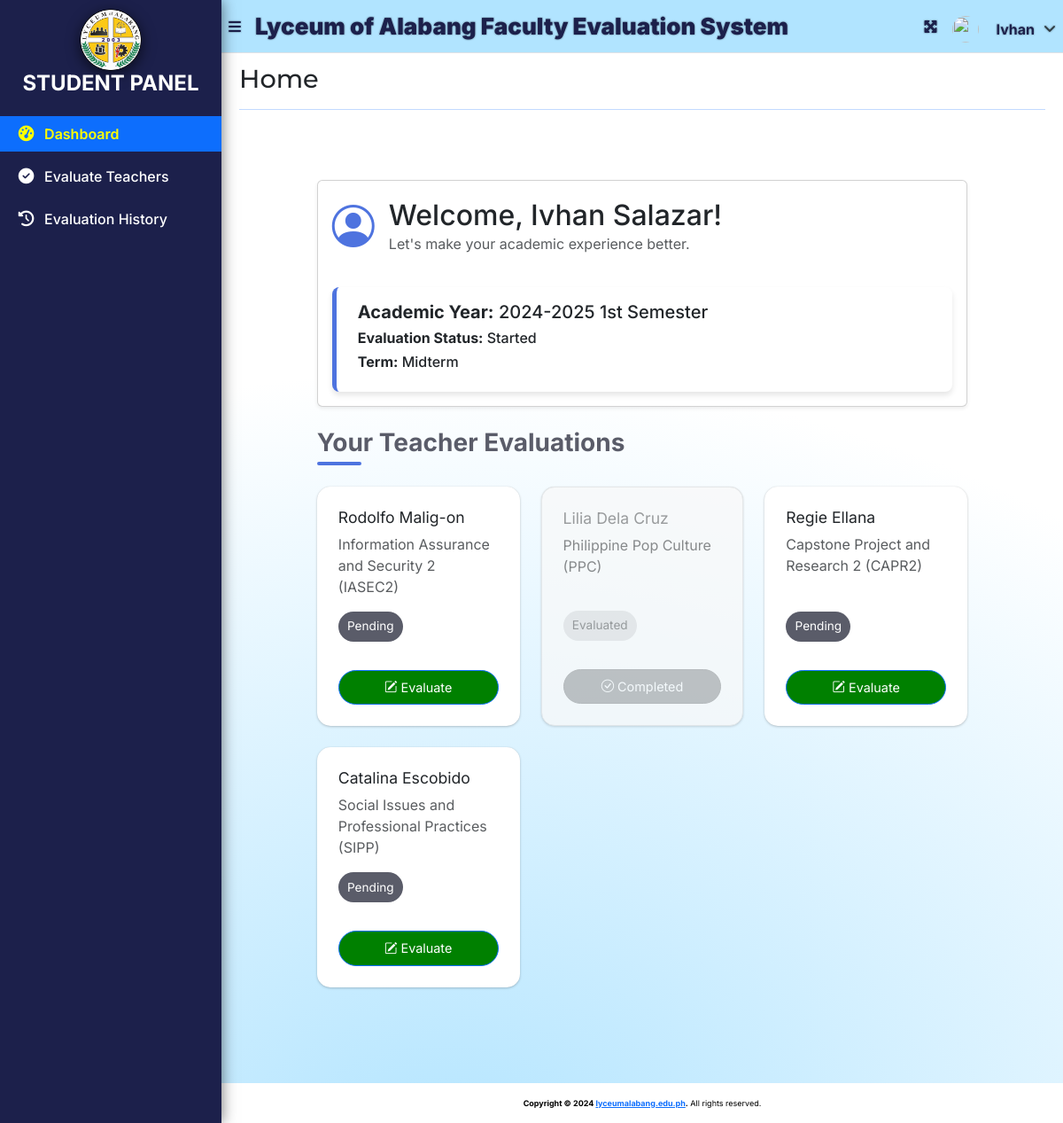
The page / (signed in) on the database its author committed.
### tables this page shows
CREATE TABLE `restriction_list` (
  `id` int(30) NOT NULL,
  `academic_id` int(30) NOT NULL,
  `faculty_id` int(30) NOT NULL,
  `class_id` int(30) NOT NULL,
  `subject_id` int(30) NOT NULL
);

CREATE TABLE `subject_list` (
  `id` int(30) NOT NULL,
  `code` varchar(50) NOT NULL,
  `subject` text NOT NULL,
  `description` text NOT NULL
);

### student/home.php (the view, shortened to what this page needs)
<?php
include('db_connect.php');
function ordinal_suffix($num){
    $num = $num % 100;
    if($num < 11 || $num > 13){
         switch($num % 10){
            case 1: return $num.'st';
        }
    }
    return $num.'th';
}
$astat = array("Not Yet Started","Started","Closed");
$academic_id = $_SESSION['academic']['id'];
$student_id = $_SESSION['login_id'];
$classif_res = $conn->query("SELECT classification FROM student_list WHERE id = $student_id");
$classification = $classif_res->fetch_assoc()['classification'] ?? 'regular';
if ($classification == 'regular') {
    $class_id = $_SESSION['login_class_id'];
    $stmt = $conn->prepare("
        SELECT
            r.id,
            s.id AS sid,
            f.id AS fid,
            CONCAT(f.firstname, ' ', f.lastname) AS faculty,
            s.code,
            s.subject,
            CASE
                WHEN el.evaluation_id IS NOT NULL THEN 1
                ELSE 0
            END AS is_evaluated
        FROM restriction_list r
        INNER JOIN faculty_list f ON f.id = r.faculty_id
        INNER JOIN subject_list s ON s.id = r.subject_id
        LEFT JOIN evaluation_list el ON el.restriction_id = r.id
            AND el.academic_id = ?
            AND el.student_id = ?
        WHERE r.academic_id = ?
          AND r.class_id = ?
        ORDER BY f.lastname ASC, f.firstname ASC
    ");
    $stmt->bind_param("iiii", $academic_id, $student_id, $academic_id, $class_id);
}
$stmt->execute();
$restriction = $stmt->get_result();
?>
<!DOCTYPE html>
<html lang="en">
<head>
    <link href="https://cdn.jsdelivr.net/npm/bootstrap@5.3.0/dist/css/bootstrap.min.css" rel="stylesheet">
    <link href="https://cdn.jsdelivr.net/npm/bootstrap-icons@1.10.5/font/bootstrap-icons.css" rel="stylesheet">
</head>
<body>
    <div class="container-fluid py-5">
        <div class="row justify-content-center">
            <div class="col-lg-10">
                <div class="card mb-4 shadow-sm">
                    <div class="card-body">
                        <div class="welcome-message">
                            <i class="bi bi-person-circle welcome-icon"></i>
                            <div>
                                <h2 class="mb-0">Welcome, <?php echo htmlspecialchars($_SESSION['login_name']); ?>!</h2>
                                <?php if (isset($_SESSION['academic'])): ?>
                                    <p class="text-muted mb-0">Let's make your academic experience better.</p>
                                <?php else: ?>
                                    <p class="text-muted mb-0">No academic data available.</p>
                                <?php endif; ?>
                            </div>
                        </div>
                        <?php if (isset($_SESSION['academic'])): ?>
                            <div class="mt-4 callout-info">
                                <h5><strong>Academic Year:</strong> <?php echo htmlspecialchars($_SESSION['academic']['year']).' '.ordinal_suffix($_SESSION['academic']['semester']); ?> Semester</h5>
                                <h6><strong>Evaluation Status:</strong> <?php echo htmlspecialchars($astat[$_SESSION['academic']['status']]); ?></h6>
                                <h6><strong>Term:</strong> <?php echo htmlspecialchars($_SESSION['academic']['term']); ?></h6>
                            </div>
                        <?php endif; ?>
                    </div>
                </div>
                <div class="mb-5">
                    <h3 class="section-title">Your Teacher Evaluations</h3>
                    <div class="row g-4">
                        <?php
                        if($restriction->num_rows > 0):
                            while($row = $restriction->fetch_assoc()):
                                $isEvaluated = $row['is_evaluated'] == 1;
                                if(!$isEvaluated){
                                    $cardLink = "index.php?page=evaluate&rid=".urlencode($row['id'])."&sid=".urlencode($row['sid'])."&fid=".urlencode($row['fid'])."&teacher_name=".urlencode(ucwords($row['faculty']))."&subject=".urlencode($row['subject']);
                                    $badgeClass = 'badge-pending';
                                    $badgeText = 'Pending';
                                    $btnClass = 'btn-primary';
                                    $btnIcon = 'bi-pencil-square';
                                    $btnText = 'Evaluate';
                                } else {
                                    $cardLink = '#';
                                    $badgeClass = 'badge-completed';
                                    $badgeText = 'Evaluated';
                                    $btnClass = 'btn-secondary';
                                    $btnIcon = 'bi-check-circle';
                                    $btnText = 'Completed';
                                }
                        ?>
                        <div class="col-md-6 col-lg-4">
                            <div class="card card-eval h-100 <?= $isEvaluated ? 'disabled' : '' ?>">
                                <div class="card-body d-flex flex-column">
                                    <div>
                                        <h5 class="card-title"><?= htmlspecialchars(ucwords($row['faculty'])) ?></h5>
                                        <p class="card-text text-muted"><?= htmlspecialchars($row['subject']) ?> (<?= htmlspecialchars($row['code']) ?>)</p>
                                    </div>
                                    <div class="mt-auto">
                                        <span class="status-badge <?= $badgeClass ?>"><?= $badgeText ?></span>
                                        <?php if(!$isEvaluated): ?>
                                            <a href="<?= htmlspecialchars($cardLink) ?>" class="btn btn-evaluate <?= $btnClass ?> text-white mt-3">
                                                <i class="<?= $btnIcon ?>"></i> <?= $btnText ?>
                                            </a>
                                        <?php else: ?>
                                            <button class="btn btn-evaluate <?= $btnClass ?> text-white mt-3" disabled>
                                                <i class="<?= $btnIcon ?>"></i> <?= $btnText ?>
                                            </button>
                                        <?php endif; ?>
                                    </div>
                                </div>
                            </div>
                        </div>
                        <?php
                            endwhile;
                        endif; ?>
                    </div>
                </div>
            </div>
        </div>
    </div>
</body>
</html>

### index.php (style rules this page uses)
.btn-primary { background-color: green !important; border: none; color: white; font-weight: 600; padding: 10px 20px; border-radius: 5px; transition: background-color 0.3s; }
.btn-secondary { background-color: gray !important; border: none; color: white; font-weight: 600; padding: 10px 20px; border-radius: 5px; transition: background-color 0.3s; }

### student/home.php (style rules this page uses)
:root { --primary-color: #4e73df; --secondary-color: #1cc88a; --success-color: #36b9cc; --danger-color: #e74a3b; --light-color: #f8f9fc; --dark-color: #5a5c69; --font-family: 'Inter', sans-serif; }
body { font-family: var(--font-family); background-color: var(--light-color); }
.card-eval { transition: transform 0.3s, box-shadow 0.3s; border: none; border-radius: 15px; overflow: hidden; background-color: #ffffff; position: relative; height: 100%; display: flex; flex-direction: column; justify-content: space-between; }
.card-eval .card-body { padding: 1.5rem; flex-grow: 1; }
.status-badge { font-size: 0.85rem; padding: 0.5em 0.75em; border-radius: 20px; text-transform: capitalize; display: inline-block; margin-bottom: 1rem; }
.badge-pending { background-color: var(--dark-color); color: #ffffff; }
.badge-completed { background-color: var(--secondary-color); }
.btn-evaluate { width: 100%; transition: background-color 0.3s, transform 0.3s; border-radius: 25px; padding: 0.5rem; font-size: 0.9rem; }
.callout-info { background-color: #ffffff; border-left: 5px solid var(--primary-color); padding: 1rem 1.5rem; border-radius: 8px; box-shadow: 0 4px 6px rgba(0,0,0,0.1); }
.callout-info h5, .callout-info h6 { margin-bottom: 0.5rem; }
.welcome-message { display: flex; align-items: center; gap: 1rem; margin-bottom: 2rem; }
.welcome-icon { font-size: 3rem; color: var(--primary-color); }
.section-title { position: relative; padding-bottom: 0.5rem; margin-bottom: 1.5rem; font-weight: 700; color: var(--dark-color); }
.section-title::after { content: ''; position: absolute; width: 50px; height: 4px; background-color: var(--primary-color); bottom: 0; left: 0; border-radius: 2px; }
.card-eval.disabled { background-color: #f8f9fa; border: 1px solid #e0e0e0; filter: grayscale(100%); opacity: 0.7; pointer-events: none; }
.card-eval.disabled .card-body { color: #6c757d; }
.card-eval.disabled .status-badge { background-color: #e0e0e0; color: #6c757d; }
.card-eval.disabled .btn-evaluate { background-color: #e0e0e0; color: #6c757d; pointer-events: none; }
.badge-completed { background-color: #6c757d; color: #ffffff; }
.btn-secondary { background-color: #6c757d; color: #ffffff; }

### rows shown on the page
restriction_list: faculty "Rodolfo Malig-on", subject_list.subject "Information Assurance and Security 2", subject_list.code "IASEC2", badgeText "Pending", btnText "Evaluate"
restriction_list: faculty "Lilia Dela Cruz", subject_list.subject "Philippine Pop Culture", subject_list.code "PPC", badgeText "Evaluated", btnText "Completed"
restriction_list: faculty "Regie Ellana", subject_list.subject "Capstone Project and Research 2", subject_list.code "CAPR2", badgeText "Pending", btnText "Evaluate"
restriction_list: faculty "Catalina Escobido", subject_list.subject "Social Issues and Professional Practices", subject_list.code "SIPP", badgeText "Pending", btnText "Evaluate"

### other values the page prints
$_SESSION['system']['name'] "Lyceum of Alabang Faculty Evaluation System"
$_SESSION['login_firstname'] "Ivhan"
$title "Home"
$_SESSION['login_name'] "Ivhan Salazar"
$_SESSION['academic']['year'] "2024-2025"
ordinal_suffix($_SESSION['academic']['semester']) "1st"
$astat[$_SESSION['academic']['status']] "Started"
$_SESSION['academic']['term'] "Midterm"
